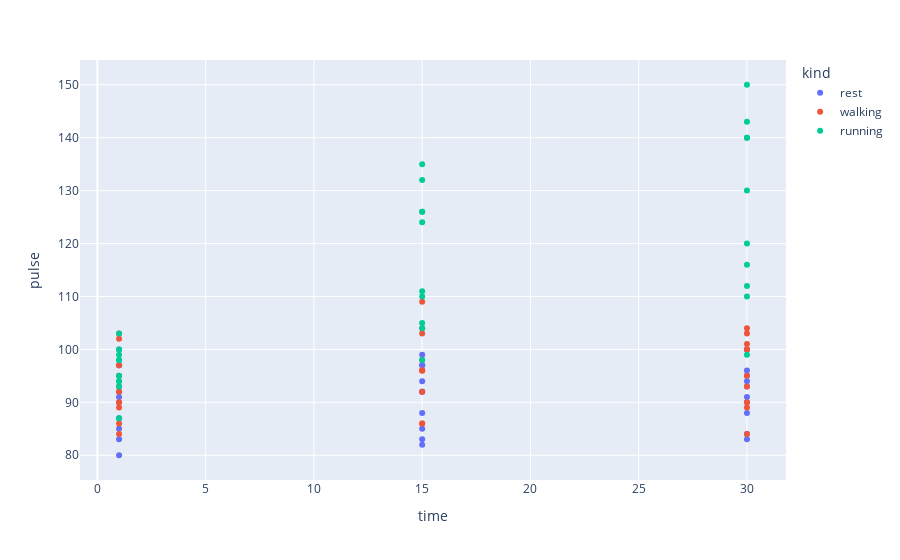

The notebook cell saved with this chart:
### Markdown cell above
### 4. Há alguma diferença na pulsação dos voluntários durante diferentes tipos de atividades físicas, considerando o tempo gasto?

### Code cell
fig = px.scatter(df, x="time", y="pulse", color="kind")
fig.show()

### Figure 1 — Plotly figure (JSON) as saved in the notebook; plotly's stock layout.template omitted (floating-point values rounded to 4 significant figures)
{"data": [{"hovertemplate": "kind=rest<br>time=%{x}<br>pulse=%{y}<extra></extra>", "legendgroup": "rest", "marker": {"color": "#636efa", "symbol": "circle"}, "mode": "markers", "name": "rest", "orientation": "v", "showlegend": true, "type": "scatter", "x": [1, 15, 30, 1, 15, 30, 1, 15, 30, 1, 15, 30, 1, 15, 30, 1, 15, 30, 1, 15, 30, 1, 15, 30, 1, 15, 30, 1, 15, 30], "xaxis": "x", "y": [85, 85, 88, 90, 92, 93, 97, 97, 94, 80, 82, 83, 91, 92, 91, 83, 83, 84, 87, 88, 90, 92, 94, 95, 97, 99, 96, 100, 97, 100], "yaxis": "y"}, {"hovertemplate": "kind=walking<br>time=%{x}<br>pulse=%{y}<extra></extra>", "legendgroup": "walking", "marker": {"color": "#EF553B", "symbol": "circle"}, "mode": "markers", "name": "walking", "orientation": "v", "showlegend": true, "type": "scatter", "x": [1, 15, 30, 1, 15, 30, 1, 15, 30, 1, 15, 30, 1, 15, 30, 1, 15, 30, 1, 15, 30, 1, 15, 30, 1, 15, 30, 1, 15, 30], "xaxis": "x", "y": [86, 86, 84, 93, 103, 104, 90, 92, 93, 95, 96, 100, 89, 96, 95, 84, 86, 89, 103, 109, 90, 92, 96, 101, 97, 98, 100, 102, 104, 103], "yaxis": "y"}, {"hovertemplate": "kind=running<br>time=%{x}<br>pulse=%{y}<extra></extra>", "legendgroup": "running", "marker": {"color": "#00cc96", "symbol": "circle"}, "mode": "markers", "name": "running", "orientation": "v", "showlegend": true, "type": "scatter", "x": [1, 15, 30, 1, 15, 30, 1, 15, 30, 1, 15, 30, 1, 15, 30, 1, 15, 30, 1, 15, 30, 1, 15, 30, 1, 15, 30, 1, 15, 30], "xaxis": "x", "y": [93, 98, 110, 98, 104, 112, 98, 105, 99, 87, 132, 120, 94, 110, 116, 95, 126, 143, 100, 126, 140, 103, 124, 140, 94, 135, 130, 99, 111, 150], "yaxis": "y"}], "layout": {"legend": {"title": {"text": "kind"}, "tracegroupgap": 0}, "margin": {"t": 60}, "xaxis": {"anchor": "y", "domain": [0, 1], "title": {"text": "time"}}, "yaxis": {"anchor": "x", "domain": [0, 1], "title": {"text": "pulse"}}}}
